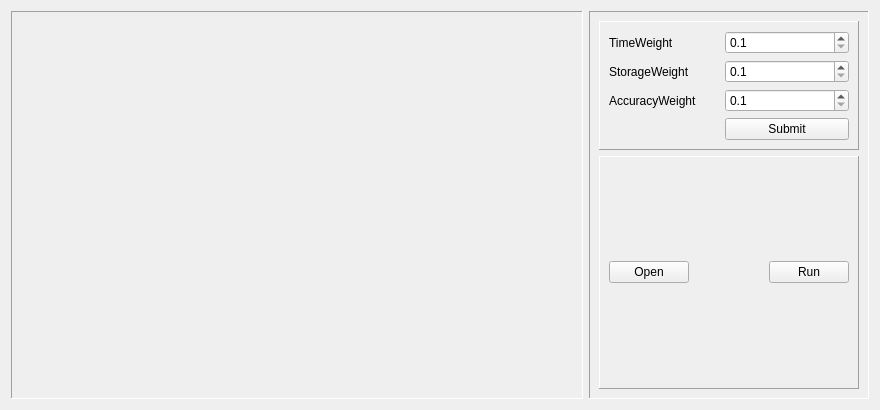
<?xml version="1.0" encoding="UTF-8"?>
<ui version="4.0">
 <class>centralWidget</class>
 <widget class="QWidget" name="centralWidget">
  <property name="geometry">
   <rect>
    <x>0</x>
    <y>0</y>
    <width>880</width>
    <height>410</height>
   </rect>
  </property>
  <property name="windowTitle">
   <string>MainWindow</string>
  </property>
  <layout class="QHBoxLayout" name="horizontalLayout" stretch="5,2">
   <item>
    <widget class="QFrame" name="frame_2">
     <property name="frameShape">
      <enum>QFrame::Panel</enum>
     </property>
     <property name="frameShadow">
      <enum>QFrame::Sunken</enum>
     </property>
     <layout class="QHBoxLayout" name="horizontalLayout_2">
      <item>
       <widget class="QLabel" name="labelImage">
        <property name="text">
         <string/>
        </property>
       </widget>
      </item>
     </layout>
    </widget>
   </item>
   <item>
    <widget class="QFrame" name="frame">
     <property name="sizePolicy">
      <sizepolicy hsizetype="Fixed" vsizetype="Preferred">
       <horstretch>0</horstretch>
       <verstretch>0</verstretch>
      </sizepolicy>
     </property>
     <property name="minimumSize">
      <size>
       <width>280</width>
       <height>0</height>
      </size>
     </property>
     <property name="frameShape">
      <enum>QFrame::Panel</enum>
     </property>
     <property name="frameShadow">
      <enum>QFrame::Sunken</enum>
     </property>
     <layout class="QVBoxLayout" name="verticalLayout" stretch="0,0">
      <item>
       <widget class="QFrame" name="frame">
        <property name="enabled">
         <bool>true</bool>
        </property>
        <property name="sizePolicy">
         <sizepolicy hsizetype="Preferred" vsizetype="Fixed">
          <horstretch>0</horstretch>
          <verstretch>0</verstretch>
         </sizepolicy>
        </property>
        <property name="minimumSize">
         <size>
          <width>0</width>
          <height>100</height>
         </size>
        </property>
        <property name="frameShape">
         <enum>QFrame::Panel</enum>
        </property>
        <property name="frameShadow">
         <enum>QFrame::Raised</enum>
        </property>
        <layout class="QGridLayout" name="gridLayout">
         <item row="0" column="0">
          <widget class="QLabel" name="label">
           <property name="text">
            <string>TimeWeight</string>
           </property>
          </widget>
         </item>
         <item row="1" column="0">
          <widget class="QLabel" name="label_2">
           <property name="text">
            <string>StorageWeight</string>
           </property>
          </widget>
         </item>
         <item row="2" column="0">
          <widget class="QLabel" name="label_5">
           <property name="text">
            <string>AccuracyWeight</string>
           </property>
          </widget>
         </item>
         <item row="3" column="2">
          <widget class="QPushButton" name="pushButtonSubmit">
           <property name="text">
            <string>Submit</string>
           </property>
          </widget>
         </item>
         <item row="0" column="2">
          <widget class="QDoubleSpinBox" name="doubleSpinBoxTime">
           <property name="minimumSize">
            <size>
             <width>124</width>
             <height>0</height>
            </size>
           </property>
           <property name="decimals">
            <number>1</number>
           </property>
           <property name="minimum">
            <double>0.100000000000000</double>
           </property>
           <property name="maximum">
            <double>1.000000000000000</double>
           </property>
           <property name="singleStep">
            <double>0.100000000000000</double>
           </property>
          </widget>
         </item>
         <item row="1" column="2">
          <widget class="QDoubleSpinBox" name="doubleSpinBoxStoracy">
           <property name="decimals">
            <number>1</number>
           </property>
           <property name="minimum">
            <double>0.100000000000000</double>
           </property>
           <property name="maximum">
            <double>1.000000000000000</double>
           </property>
           <property name="singleStep">
            <double>0.100000000000000</double>
           </property>
          </widget>
         </item>
         <item row="2" column="2">
          <widget class="QDoubleSpinBox" name="doubleSpinBoxAccuracy">
           <property name="decimals">
            <number>1</number>
           </property>
           <property name="minimum">
            <double>0.100000000000000</double>
           </property>
           <property name="maximum">
            <double>1.000000000000000</double>
           </property>
           <property name="singleStep">
            <double>0.100000000000000</double>
           </property>
          </widget>
         </item>
        </layout>
       </widget>
      </item>
      <item>
       <widget class="QFrame" name="frame_2">
        <property name="frameShape">
         <enum>QFrame::Panel</enum>
        </property>
        <property name="frameShadow">
         <enum>QFrame::Raised</enum>
        </property>
        <layout class="QVBoxLayout" name="verticalLayout_2">
         <item>
          <layout class="QHBoxLayout" name="horizontalLayout_6">
           <item>
            <widget class="QPushButton" name="pushButtonOpen">
             <property name="text">
              <string>Open</string>
             </property>
            </widget>
           </item>
           <item>
            <spacer name="horizontalSpacer_4">
             <property name="orientation">
              <enum>Qt::Horizontal</enum>
             </property>
             <property name="sizeHint" stdset="0">
              <size>
               <width>40</width>
               <height>20</height>
              </size>
             </property>
            </spacer>
           </item>
           <item>
            <widget class="QPushButton" name="pushButtonRun">
             <property name="text">
              <string>Run</string>
             </property>
            </widget>
           </item>
          </layout>
         </item>
        </layout>
       </widget>
      </item>
     </layout>
    </widget>
   </item>
  </layout>
 </widget>
 <resources/>
 <connections/>
</ui>
